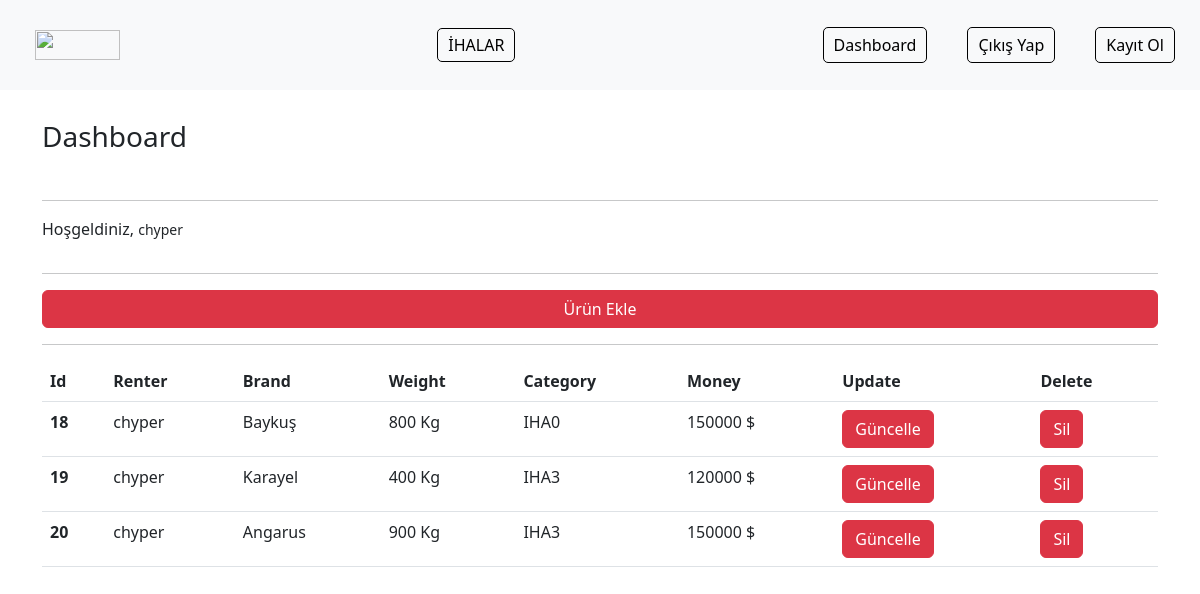
/ihas/dashboard/ (signed in), run on the app's committed database.
### ihas/models.py (models this page shows)
class Ihas(models.Model):
    renter = models.ForeignKey("auth.User",on_delete=models.CASCADE,verbose_name="Kiralayan")
    brand = models.CharField(max_length=40,verbose_name="Marka")
    weight = models.CharField(max_length=6, verbose_name="Ağırlık")
    category = models.CharField(max_length=20, verbose_name="Kategori")
    money = models.IntegerField(verbose_name="Fiyat")
    iha_image = models.FileField(blank=True, null=True, verbose_name="Ürün Fotoğrafı Seç")
    created_date = models.DateTimeField(auto_now_add=True, verbose_name="Oluşturulan Tarih")

### ihas/views.py (the view)
# urls.py: path('dashboard/', views.dashboard, name="dashboard"),
@login_required(login_url= "user:login")
def dashboard(request):
    ihas = Ihas.objects.filter(renter = request.user)
    context = {
        "ihas":ihas
    }
    return render(request,"dashboard.html",context)

### templates/dashboard.html
{% extends 'layout.html' %}
{% block body %}
<h3>Dashboard</h3>
<hr>
<p>
    Hoşgeldiniz, <small>{{request.user.username}}</small>
</p>
<hr>
<a href="/ihas/addiha" class="btn btn-danger">Ürün Ekle</a>
<hr>
{% if ihas %}
<table class="table">
    <thead>
      <tr>
        <th scope="col">Id</th>
        <th scope="col">Renter</th>
        <th scope="col">Brand</th>
        <th scope="col">Weight</th>
        <th scope="col">Category</th>
        <th scope="col">Money</th>
        <th scope="col">Update</th>
        <th scope="col">Delete</th>
      </tr>
    </thead>
    <tbody>
        {% for iha in ihas %}
            <tr>
                <th scope="row">{{iha.id}}</th>
                <td>{{iha.renter}}</td>
                <td>{{iha.brand}}</td>
                <td>{{iha.weight}} Kg</td>
                <td>{{iha.category}}</td>
                <td>{{iha.money}} $</td>
                <td><a href="/ihas/update/{{iha.id}}" class="btn btn-danger" >Güncelle</a></td>
                <td><a href="/ihas/delete/{{iha.id}}" class="btn btn-danger">Sil</a></td>
            </tr>
        {% endfor %}
    </tbody>
  </table>
{% else %}
<div class="alert alert-danger">
    Henüz Ürününüz Yok...
</div>
{% endif %}
{% endblock body %}

### static/css/ihas.css (style rules this page uses)
h3 { margin: 30px 0; }

### static/css/navbar.css (style rules this page uses)
a { list-style: none; text-decoration: none; color: black; border: 1px solid black; padding: 5px 10px; border-radius: 5px; }

### data on the page
Ihas: id "18", renter "chyper", brand "Baykuş", weight "800", category "IHA0", money "150000"
Ihas: id "19", renter "chyper", brand "Karayel", weight "400", category "IHA3", money "120000"
Ihas: id "20", renter "chyper", brand "Angarus", weight "900", category "IHA3", money "150000"

### other printed values
{{ request.user.username }} "chyper"
